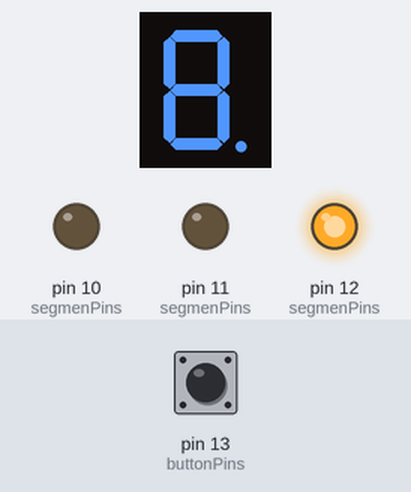
Bench run of a sketch on a simulated Arduino Uno, built with avr-gcc and run on an emulated ATmega328P. Parts: 1-digit seven-segment display, output pins drawn as LEDs (lit = HIGH). Wiring (inferred from the names in the program): 1-digit 7-segment display, segments lit when LOW: segments pin 4, pin 3, pin 5, pin 8, pin 7, pin 6, pin 9, pin 2. The inputs (shaded band) are chosen by the test bench; at power-on: pin 13 (buttonPins) HIGH. The segment pins are drawn as the display they are named for; pins used as bus, display or sensor lines are not drawn.

Above: at 1.5 s.
1.6 s: pin 13 (buttonPins) pulled LOW for 0.15 s
At 2.5 s:
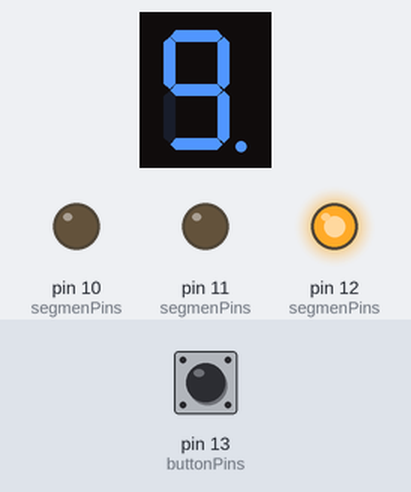
4.7 s: pin 13 (buttonPins) pulled LOW for 1 s
At 13.4 s:
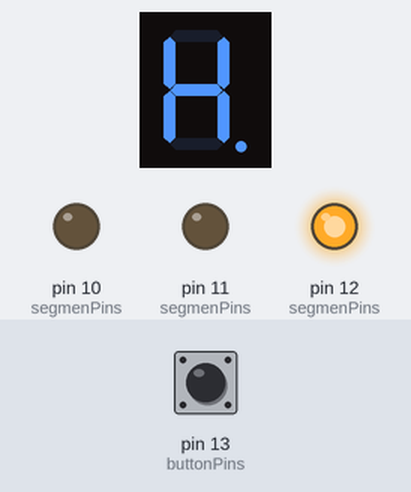
Timing chart, 0 to 20.1 s (numbered marks = the images above; inputs shaded):
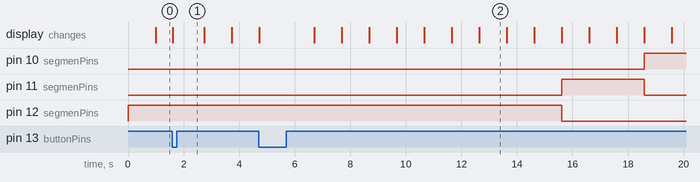

The sketch:

lampu_dengan_counter_dan_tombol_reset.ino
```cpp
/*
 - lampu lalulintas dan hitung mundur + tombol reset -
 Note: gini aj lu pusing? lemah.

*/

const byte digitPatterns[] = {
  B11111101,
  B01100001,
  B11011011,
  B11110011,
  B01100111,
  B10110111,
  B10111111,
  B11100001,
  B11111111,
  B11110111,
  B00000001
};

       // 7segmen config: dp, g, f, e, d, c, b, a
const int segmenPins[] = { 5, 9, 8, 7, 6, 4, 3, 2 },
          lamp[] = { 12, 11, 10}, // trafic light
          urutan[] = {9, 2, 7}, //
          buttonPins = 13;

int index = 0,
    show = 0;

void turnOn(int index) {
  for(int pin : lamp){
    digitalWrite(pin, pin == lamp[index]);
  }
}
void setup() {
  for (int i = 2; i <= 12; i++) {
    pinMode(i, OUTPUT);
  }
  pinMode(buttonPins, INPUT_PULLUP);
  turnOn(index);
}

void loop() {
  int show_number = urutan[index] - show;

  // showing numbers in 7segmen
  for (int i = 1; i < 8; i++) {
    // note: a bitRead reading bit from right to left,
    digitalWrite(segmenPins[i], !bitRead(digitPatterns[show_number], i));
  }

  // calculate next displaying numbers
  show++;
  if ((urutan[index] - show) < 0) {
    show = 0;
    index++;
    if (index >= 3) index = 0;
  }

  // delay the number and cehking if reset button is pressed.
  int time = 0;
  while (time < 990) {
    if (digitalRead(buttonPins) == !1) {
      index = 0;
      show = 0;
      time = 1000;
      turnOn(index);
    }
    delay(10);
    time += 10;
  }


  // refresh the trafic light when show number has reseted.
  if (show == 0) turnOn(index);
}
```

Measured:
- what the display in image 2 shows lasts 1.0 s, from 12.6 s to 13.6 s
